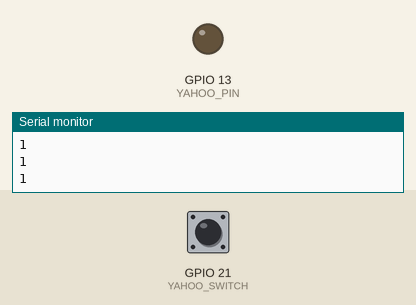
Simulated run of this program. Board: ESP32. On the bench: output pins drawn as LEDs (lit = HIGH), the last lines printed to the serial monitor. Dashed ring = blinking. The inputs (shaded band) are chosen by the test bench; at power-on: GPIO 21 (YAHOO_SWITCH) HIGH. WiFi joins after 1.5 s; servers stay silent unless stated; uploads are accepted with an empty reply.

Above: at 2.7 s.
2.8 s: GPIO 21 (YAHOO_SWITCH) pulled LOW for 3.2 s
At 3.7 s:
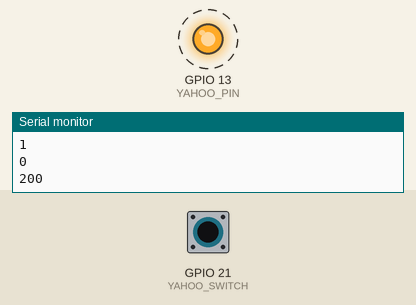
Timing chart, 0 to 8.5 s (numbered marks = the images above; inputs shaded):
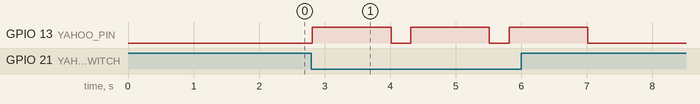

Measured:
- after the input at 2.8 s, GPIO 13 (YAHOO_PIN): alternates HIGH for 1.2 s and LOW for 0.30 s, 6 changes in all, then stays LOW, starting at once

The program:

main.cpp
```cpp
//Libraries
#include <Arduino.h>
#include <WiFi.h>
#include <HTTPClient.h>

 // Pinout
#define YAHOO_PIN 13
#define YAHOO_SWITCH 21

// Wifi credentials
const char* ssid = "<SSID>";
const char* password = "<PASSWORD>";
const char* IFTTT_URL = "<IFTT_URL>";

// Functions declaration
int ifttt_post();

int ifttt_post(){
  if(WiFi.status()== WL_CONNECTED){   // Check WiFi connection status

     HTTPClient http;
     http.begin(IFTTT_URL); // Specify destination for HTTP request
     http.addHeader("Content-Type", "text/plain"); //Specify content-type header

     int httpResponseCode = http.POST("post");   // Send the actual POST request

     if(httpResponseCode>0){
      Serial.println(httpResponseCode);   // Print return code
      return httpResponseCode;
     }else{
      Serial.print("Error on sending request: ");
      Serial.println(httpResponseCode);
      return httpResponseCode;
     }

     http.end();  //Free resources
  }
  else{
    Serial.println("Connection error");
    return -1;
  }
}


void setup() {

  Serial.begin(115200);
  pinMode(YAHOO_PIN,OUTPUT);
  pinMode(YAHOO_SWITCH,INPUT_PULLUP);

  //Wifi connection
  Serial.begin(115200);
  delay(10);
  Serial.print("Connecting");
  WiFi.begin(ssid, password);
  while (WiFi.status() != WL_CONNECTED) {
      delay(100);
      Serial.print(".");
  }

  if(WiFi.status()== WL_CONNECTED){
    Serial.println("");
    Serial.println("WiFi connected");
    Serial.println("IP address: ");
    Serial.println(WiFi.localIP());
  }
  else{
    Serial.println("Not connected- Working without WIFI");
  }
}

void loop() {

  bool switch_yahoo = digitalRead(YAHOO_SWITCH);
  Serial.println(switch_yahoo);
  if (switch_yahoo== LOW){
    digitalWrite(YAHOO_PIN, HIGH);
    ifttt_post();
    delay(1000);
    digitalWrite(YAHOO_PIN, LOW);
    delay(200);
  }

delay(100);
}
```
